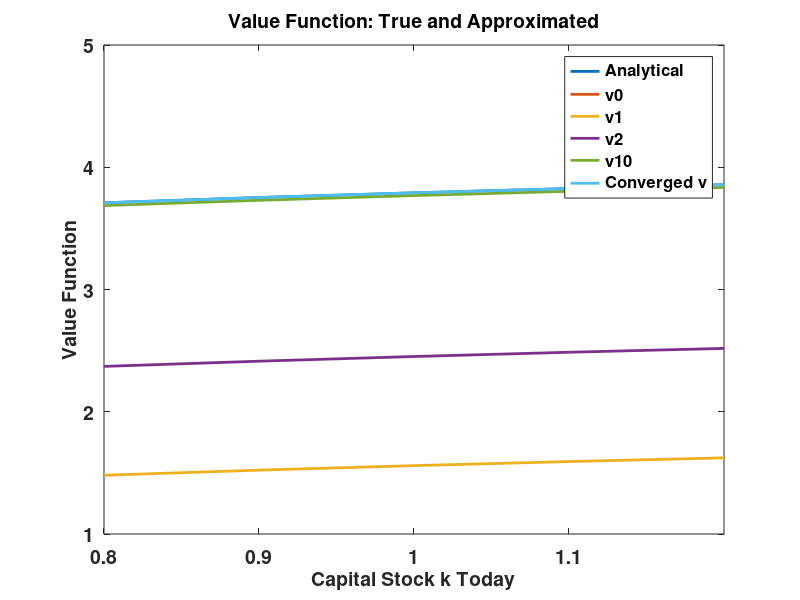
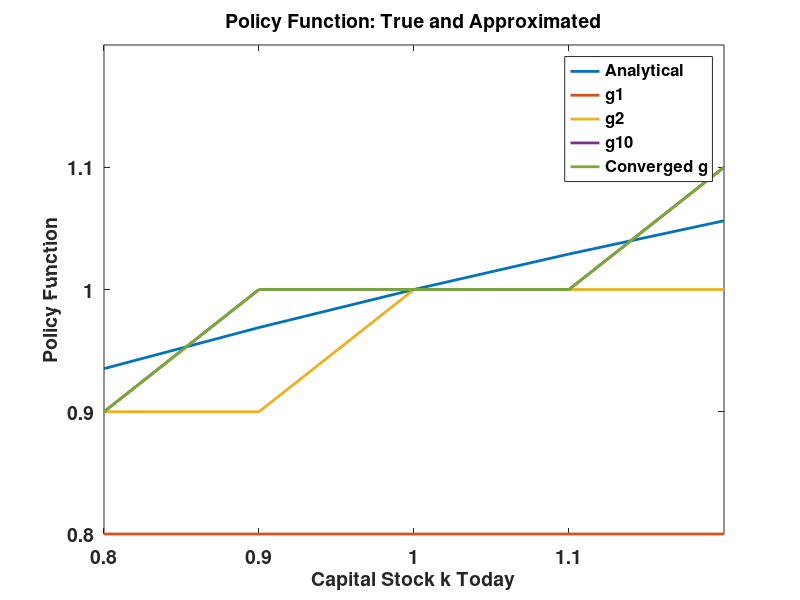

The MATLAB source for these figures, in order:
clear all;
close all;
clc

tic;

alpha=0.3;
beta=0.6;
B=(alpha*beta)^(-1);
maxit=1000;
mink=0.8;
maxk=1.2;
nk=5;
tol=10^-6;


% Grid Generation

gridk=mink:((maxk-mink)/(nk-1)):maxk;

% Analytical solution

a0=(log(B*(1-alpha*beta))+alpha*beta/(1-alpha*beta)*log(alpha*beta*B))/(1-beta);
a1=alpha/(1.0-alpha*beta);

for kc=1:nk
	valanal(kc)=a0+a1*log(gridk(kc));
    polanal(kc)=alpha*beta*B*gridk(kc)^alpha;
end

% Numerical Solution

% Initial Value Function

vfun(1,1:nk)=0.0;

% Value function iteration

it=1;
diff=10^10;

while it<=maxit && diff>tol
   it=it+1;
    for kc=1:nk
   	vfun(it,kc)=-10^10;
      for kcc=1:nk
         vhelp=-10^10;
         cons=B*gridk(kc)^alpha-gridk(kcc);
         if cons<=0.0
            vhelp=-10^12;
         else
            vhelp=log(cons)+beta*vfun(it-1,kcc);
         end
         if vhelp>=vfun(it,kc)
            vfun(it,kc)=vhelp;
            gfun(it,kc)=gridk(kcc);
         end
      end
    end
   diff=max(abs(vfun(it,:)-vfun(it-1,:)));
end	      

% Plot some stuff

pl=plot(gridk,[valanal(:) vfun(1,:)' vfun(2,:)' vfun(3,:)' vfun(11,:)' vfun(it,:)']);
xla=xlabel('Capital Stock k Today');
yla=ylabel('Value Function');
tit=title('Value Function: True and Approximated');
le=legend('Analytical','v0','v1','v2','v10','Converged v');
axis([gridk(1) gridk(nk) 1 5 ]);
%gtext('V_{0}');
%gtext('V_{1}');
%gtext('V_{2}');
%gtext('V_{10}');
%gtext('True Value Function');
ax=gca;
set(pl,'Linewidth',2);
set(ax,'FontSize',14,'Fontweight','bold');
set(tit,'Fontsize',14,'Fontweight','bold');
set(xla,'Fontsize',14,'Fontweight','bold');
set(yla,'FontSize',14,'Fontweight','bold');
set(le,'Fontsize',12,'Fontweight','bold');

%print -dpsc2 valuepic.eps;
%print -dpsc2 valuepic.ps;

figure;

pl=plot(gridk,[polanal(:) gfun(2,:)' gfun(3,:)' gfun(11,:)' gfun(it,:)']);
xla=xlabel('Capital Stock k Today');
yla=ylabel('Policy Function');
tit=title('Policy Function: True and Approximated');
le=legend('Analytical','g1','g2','g10','Converged g');
axis([gridk(1) gridk(nk) gridk(1) gridk(nk)]);
%gtext('g_{1}');
%gtext('g_{2}');
%gtext('g_{10}');
%gtext('True Policy Function');
ax=gca;
set(pl,'Linewidth',2);
set(ax,'FontSize',14,'Fontweight','bold');
set(tit,'Fontsize',14,'Fontweight','bold');
set(xla,'Fontsize',14,'Fontweight','bold');
set(yla,'FontSize',14,'Fontweight','bold');
set(le,'Fontsize',12,'Fontweight','bold');




valuediff=valanal-vfun(it,:);

toc;

